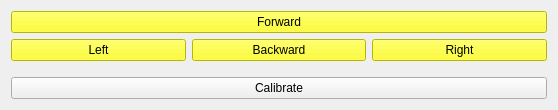
<?xml version="1.0" encoding="UTF-8"?>
<ui version="4.0">
 <class>GUIWidget</class>
 <widget class="QWidget" name="GUIWidget">
  <property name="enabled">
   <bool>true</bool>
  </property>
  <property name="minimumSize">
   <size>
    <width>558</width>
    <height>0</height>
   </size>
  </property>
  <property name="maximumSize">
   <size>
    <width>558</width>
    <height>16777215</height>
   </size>
  </property>
  <property name="windowTitle">
   <string>gui</string>
  </property>
  <layout class="QVBoxLayout" name="verticalLayout">
   <item>
    <layout class="QGridLayout" name="gridLayout">
     <item row="0" column="0" colspan="3">
      <widget class="QPushButton" name="forward_movement_btn">
       <property name="focusPolicy">
        <enum>Qt::StrongFocus</enum>
       </property>
       <property name="styleSheet">
        <string notr="true">border-color: rgb(85, 0, 255);
background-color: rgb(255, 255, 0);
border-width: 6px;</string>
       </property>
       <property name="text">
        <string>Forward</string>
       </property>
       <attribute name="buttonGroup">
        <string notr="true">movement_button_group</string>
       </attribute>
      </widget>
     </item>
     <item row="1" column="1">
      <widget class="QPushButton" name="backward_movement_btn">
       <property name="focusPolicy">
        <enum>Qt::StrongFocus</enum>
       </property>
       <property name="styleSheet">
        <string notr="true">background-color: rgb(255, 255, 0);</string>
       </property>
       <property name="text">
        <string>Backward</string>
       </property>
       <attribute name="buttonGroup">
        <string notr="true">movement_button_group</string>
       </attribute>
      </widget>
     </item>
     <item row="1" column="2">
      <widget class="QPushButton" name="right_movement_btn">
       <property name="focusPolicy">
        <enum>Qt::StrongFocus</enum>
       </property>
       <property name="styleSheet">
        <string notr="true">background-color: rgb(255, 255, 0);</string>
       </property>
       <property name="text">
        <string>Right</string>
       </property>
       <property name="checkable">
        <bool>false</bool>
       </property>
       <attribute name="buttonGroup">
        <string notr="true">movement_button_group</string>
       </attribute>
      </widget>
     </item>
     <item row="1" column="0">
      <widget class="QPushButton" name="left_movement_btn">
       <property name="focusPolicy">
        <enum>Qt::StrongFocus</enum>
       </property>
       <property name="styleSheet">
        <string notr="true">background-color: rgb(255, 255, 0);</string>
       </property>
       <property name="text">
        <string>Left</string>
       </property>
       <attribute name="buttonGroup">
        <string notr="true">movement_button_group</string>
       </attribute>
      </widget>
     </item>
     <item row="2" column="1">
      <spacer name="verticalSpacer">
       <property name="orientation">
        <enum>Qt::Vertical</enum>
       </property>
       <property name="sizeHint" stdset="0">
        <size>
         <width>20</width>
         <height>10</height>
        </size>
       </property>
      </spacer>
     </item>
     <item row="3" column="0" colspan="3">
      <widget class="QPushButton" name="calibrate_btn">
       <property name="text">
        <string>Calibrate</string>
       </property>
      </widget>
     </item>
    </layout>
   </item>
  </layout>
 </widget>
 <resources/>
 <connections/>
 <buttongroups>
  <buttongroup name="movement_button_group"/>
 </buttongroups>
</ui>
